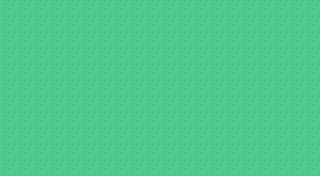

This game map was drawn from its Tiled (.tmx) file and the tilesets committed beside it. A one-line description and the full map source follow:
An orthogonal 20x11 tile map with 16x16 px tiles, 1 tile layer (Kachelebene 1).

<map version="1.4" tiledversion="1.4.3" orientation="orthogonal" renderorder="right-down" width="20" height="11" tilewidth="16" tileheight="16" infinite="0" nextlayerid="2" nextobjectid="1">
 <tileset firstgid="1" source="tileset.tsx" />
 <layer id="1" name="Kachelebene 1" width="20" height="11">
  <data encoding="csv">
183,183,183,183,183,183,183,183,183,183,183,183,183,183,183,183,183,183,183,183,
183,183,183,183,183,183,183,183,183,183,183,183,183,183,183,183,183,183,183,183,
183,183,183,183,183,183,183,183,183,183,183,183,183,183,183,183,183,183,183,183,
183,183,183,183,183,183,183,183,183,183,183,183,183,183,183,183,183,183,183,183,
183,183,183,183,183,183,183,183,183,183,183,183,183,183,183,183,183,183,183,183,
183,183,183,183,183,183,183,183,183,183,183,183,183,183,183,183,183,183,183,183,
183,183,183,183,183,183,183,183,183,183,183,183,183,183,183,183,183,183,183,183,
183,183,183,183,183,183,183,183,183,183,183,183,183,183,183,183,183,183,183,183,
183,183,183,183,183,183,183,183,183,183,183,183,183,183,183,183,183,183,183,183,
183,183,183,183,183,183,183,183,183,183,183,183,183,183,183,183,183,183,183,183,
183,183,183,183,183,183,183,183,183,183,183,183,183,183,183,183,183,183,183,183
</data>
 </layer>
</map>
